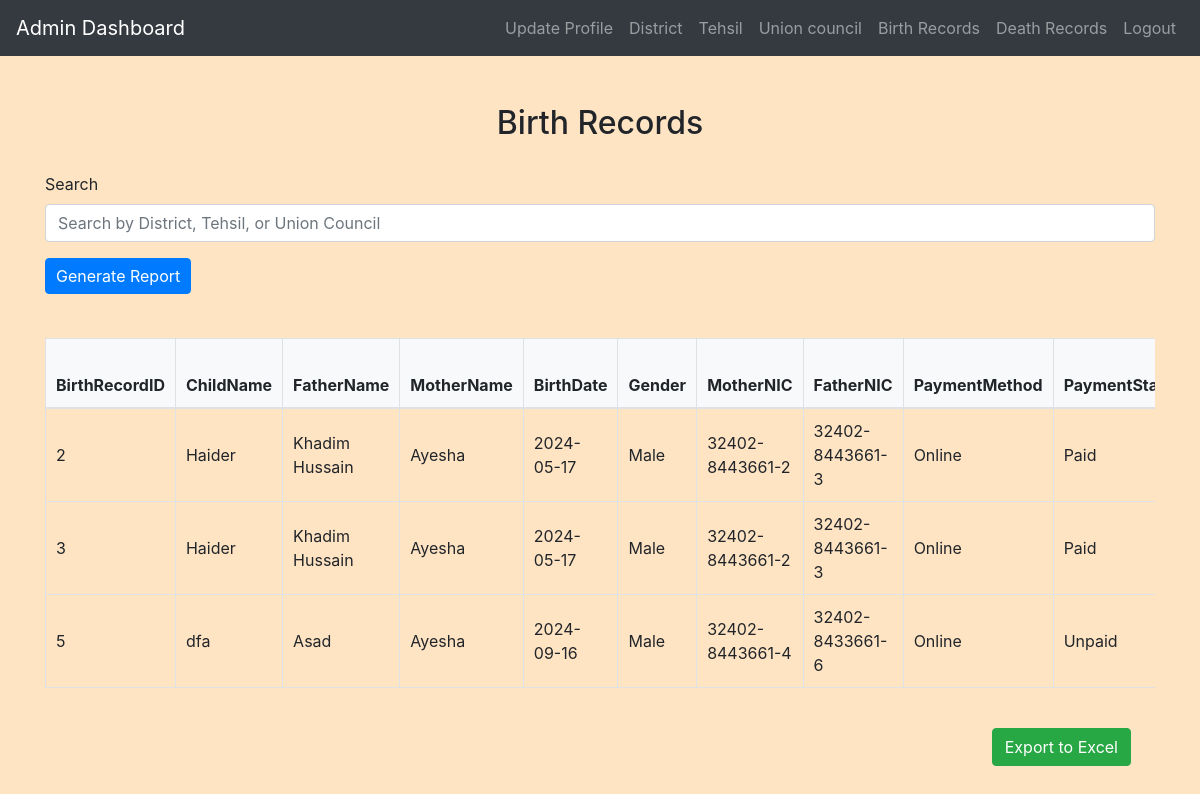
/admin/view_birth_records.php (signed in), run on the app's committed database.
### tables this page shows
CREATE TABLE `birthrecords` (
  `BirthRecordID` int(11) NOT NULL,
  `ChildName` varchar(255) NOT NULL,
  `FatherName` varchar(255) NOT NULL,
  `MotherName` varchar(255) NOT NULL,
  `BirthDate` date NOT NULL,
  `Gender` enum('Male','Female') NOT NULL,
  `MotherNIC` varchar(15) NOT NULL,
  `FatherNIC` varchar(15) NOT NULL,
  `PaymentMethod` varchar(100) NOT NULL,
  `PaymentStatus` varchar(20) DEFAULT 'Unpaid',
  `Fee` int(11) DEFAULT 500,
  `DistrictID` int(11) DEFAULT NULL,
  `TehsilID` int(11) DEFAULT NULL,
  `UnionCouncilID` int(11) DEFAULT NULL,
  `UserID` int(11) NOT NULL
);

### admin/view_birth_records.php (the view, shortened to what this page needs)
<?php
include('config.php');
$search_term = isset($_POST['search_term']) ? $_POST['search_term'] : '';
$query = "SELECT br.*, u.username, d.DistrictName, t.TehsilName, uc.UnionCouncilName
          FROM birthrecords br
          JOIN users u ON br.UserID = u.id
          JOIN districts d ON br.DistrictID = d.DistrictId
          JOIN tehsils t ON br.TehsilID = t.TehsilID
          JOIN unioncouncils uc ON br.UnionCouncilID = uc.UnionCouncilID
          WHERE d.DistrictName LIKE '%$search_term%'
          OR t.TehsilName LIKE '%$search_term%'
          OR uc.UnionCouncilName LIKE '%$search_term%'";
$records = mysqli_query($conn, $query);
?>
<!DOCTYPE html>
<html>
<head>
    <link rel="stylesheet" href="https://maxcdn.bootstrapcdn.com/bootstrap/4.5.2/css/bootstrap.min.css">
    <link rel="stylesheet" href="../css/style.css">
</head>
<body>
<?php include('admin_navbar.php'); ?>
<div class="container mt-5">
    <h2 class="text-center">Birth Records</h2>
    <div class="row mt-4">
        <div class="col-md-12">
            <form method="POST" action="">
                <div class="form-group">
                    <label for="search_term">Search</label>
                    <input type="text" class="form-control" id="search_term" name="search_term" value="<?php echo htmlspecialchars($search_term); ?>" placeholder="Search by District, Tehsil, or Union Council">
                </div>
                <button type="submit" class="btn btn-primary">Generate Report</button>
            </form>
        </div>
    </div>
    <div class="row mt-4">
        <div class="col-md-12">
            <div class="table-responsive">
                <table class="table table-bordered" id="recordsTable">
                    <thead>
                        <tr>
                            <th>BirthRecordID</th>
                            <th>ChildName</th>
                            <th>FatherName</th>
                            <th>MotherName</th>
                            <th>BirthDate</th>
                            <th>Gender</th>
                            <th>MotherNIC</th>
                            <th>FatherNIC</th>
                            <th>PaymentMethod</th>
                            <th>PaymentStatus</th>
                        </tr>
                    </thead>
                    <tbody>
                        <?php while($record = mysqli_fetch_assoc($records)): ?>
                            <tr>
                                <td><?php echo htmlspecialchars($record['BirthRecordID']); ?></td>
                                <td><?php echo htmlspecialchars($record['ChildName']); ?></td>
                                <td><?php echo htmlspecialchars($record['FatherName']); ?></td>
                                <td><?php echo htmlspecialchars($record['MotherName']); ?></td>
                                <td><?php echo htmlspecialchars($record['BirthDate']); ?></td>
                                <td><?php echo htmlspecialchars($record['Gender']); ?></td>
                                <td><?php echo htmlspecialchars($record['MotherNIC']); ?></td>
                                <td><?php echo htmlspecialchars($record['FatherNIC']); ?></td>
                                <td><?php echo htmlspecialchars($record['PaymentMethod']); ?></td>
                                <td><?php echo htmlspecialchars($record['PaymentStatus']); ?></td>
                            </tr>
                        <?php endwhile; ?>
                    </tbody>
                </table>
            </div>
            <button id="exportButton" class="btn btn-success float-right m-4">Export to Excel</button>
        </div>
    </div>
</div>
</body>
</html>

### css/style.css (style rules this page uses)
body { background-color: bisque; }
h1, h2, h3, h4 { text-align: center; margin-top: 30px; margin-bottom: 30px; }
.table { width: 100%; border-collapse: collapse; margin-top: 20px; }
.table th, .table td { padding: 10px; border: 1px solid #dee2e6; }
.table thead th { background-color: #f8f9fa; font-weight: bold; text-align: center; }
.table tbody td { vertical-align: middle; }
.btn-primary { padding: 5px 10px; }

### data on the page
birthrecords: BirthRecordID "2", ChildName "Haider", FatherName "Khadim Hussain", MotherName "Ayesha", BirthDate "2024-05-17", Gender "Male", MotherNIC "32402-8443661-2", FatherNIC "32402-8443661-3", PaymentMethod "Online", PaymentStatus "Paid"
birthrecords: BirthRecordID "3", ChildName "Haider", FatherName "Khadim Hussain", MotherName "Ayesha", BirthDate "2024-05-17", Gender "Male", MotherNIC "32402-8443661-2", FatherNIC "32402-8443661-3", PaymentMethod "Online", PaymentStatus "Paid"
birthrecords: BirthRecordID "5", ChildName "dfa", FatherName "Asad", MotherName "Ayesha", BirthDate "2024-09-16", Gender "Male", MotherNIC "32402-8443661-4", FatherNIC "32402-8433661-6", PaymentMethod "Online", PaymentStatus "Unpaid"
